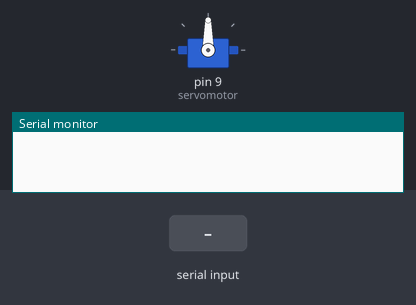
Bench run of a sketch on a simulated Arduino Uno, built with avr-gcc and run on an emulated ATmega328P. Parts: servo, the last lines printed to the serial monitor. The test bench sets the inputs (shaded band).

Above: at 1.2 s.
1.3 s: byte 30 received over Serial
At 1.8 s:
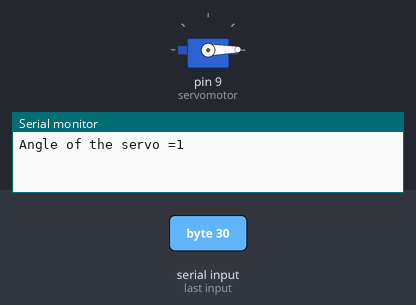
2.8 s: byte 90 received over Serial
At 4.2 s:
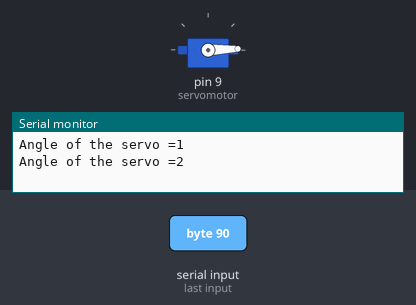
Timing chart, 0 to 5.8 s (numbered marks = the images above; inputs shaded):
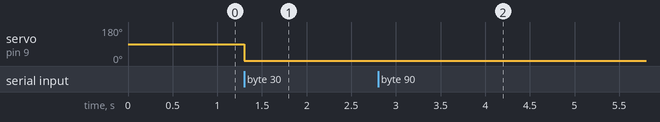

Measured:
- after the input at 1.3 s, servo on pin 9 (servomotor): 90° → 1° at once
- after the input at 2.8 s, servo on pin 9 (servomotor): 1° → 2° at once

The sketch:

ServoMotor.ino
```cpp
#include <Servo.h>
Servo servomotor; // initiate servo obejct
int angle=0;
void setup() {
servomotor.attach(9);
Serial.begin(9600);

}

void loop() {
 int Newangle = angle;

 while (Serial.available()>0){
  int c= Serial.read();
  int i;
  for(i=0;i<=179;i++){
 if (c==i && Newangle<179 ){
  Newangle++; }

 else if (c==i && Newangle>0)
    Newangle--;}}

if(Newangle != angle){
angle=Newangle;
Serial.print("Angle of the servo =");
Serial.println(angle);
servomotor.write(angle);}


delay(10);
}
```
